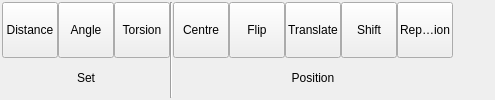
      <widget class="QWidget" name="TransformTab">
       <attribute name="title">
        <string>Transform</string>
       </attribute>
       <layout class="QHBoxLayout" name="horizontalLayout_6">
        <property name="spacing">
         <number>0</number>
        </property>
        <property name="margin">
         <number>2</number>
        </property>
        <item>
         <layout class="QGridLayout" name="TransformGridLayout">
          <item row="0" column="3" rowspan="2">
           <widget class="Line" name="line_9">
            <property name="orientation">
             <enum>Qt::Vertical</enum>
            </property>
           </widget>
          </item>
          <item row="0" column="5">
           <widget class="TMenuButton" name="TransformPositionFlipButton">
            <property name="minimumSize">
             <size>
              <width>56</width>
              <height>56</height>
             </size>
            </property>
            <property name="maximumSize">
             <size>
              <width>56</width>
              <height>56</height>
             </size>
            </property>
            <property name="toolTip">
             <string>Flip atoms in the current selection about their geometric centre</string>
            </property>
            <property name="text">
             <string>Flip</string>
            </property>
            <property name="icon">
             <iconset resource="icons.qrc">
              <normaloff>:/geometry/icons/measure_torsion.svg</normaloff>:/geometry/icons/measure_torsion.svg</iconset>
            </property>
            <property name="iconSize">
             <size>
              <width>30</width>
              <height>30</height>
             </size>
            </property>
            <property name="checkable">
             <bool>false</bool>
            </property>
            <property name="checked">
             <bool>false</bool>
            </property>
            <property name="autoExclusive">
             <bool>false</bool>
            </property>
            <property name="toolButtonStyle">
             <enum>Qt::ToolButtonTextUnderIcon</enum>
            </property>
            <property name="autoRaise">
             <bool>false</bool>
            </property>
           </widget>
          </item>
          <item row="0" column="2">
           <widget class="TMenuButton" name="TransformSetTorsionButton">
            <property name="minimumSize">
             <size>
              <width>56</width>
              <height>56</height>
             </size>
            </property>
            <property name="maximumSize">
             <size>
              <width>56</width>
              <height>56</height>
             </size>
            </property>
            <property name="toolTip">
             <string>Set torsions in the current selection</string>
            </property>
            <property name="text">
             <string>Torsion</string>
            </property>
            <property name="icon">
             <iconset resource="icons.qrc">
              <normaloff>:/geometry/icons/measure_torsion.svg</normaloff>:/geometry/icons/measure_torsion.svg</iconset>
            </property>
            <property name="iconSize">
             <size>
              <width>30</width>
              <height>30</height>
             </size>
            </property>
            <property name="checkable">
             <bool>false</bool>
            </property>
            <property name="checked">
             <bool>false</bool>
            </property>
            <property name="autoExclusive">
             <bool>false</bool>
            </property>
            <property name="toolButtonStyle">
             <enum>Qt::ToolButtonTextUnderIcon</enum>
            </property>
            <property name="autoRaise">
             <bool>false</bool>
            </property>
           </widget>
          </item>
          <item row="1" column="0" colspan="3">
           <widget class="QLabel" name="label_12">
            <property name="text">
             <string>Set</string>
            </property>
            <property name="alignment">
             <set>Qt::AlignCenter</set>
            </property>
           </widget>
          </item>
          <item row="0" column="0">
           <widget class="TMenuButton" name="TransformSetDistanceButton">
            <property name="minimumSize">
             <size>
              <width>56</width>
              <height>56</height>
             </size>
            </property>
            <property name="maximumSize">
             <size>
              <width>56</width>
              <height>56</height>
             </size>
            </property>
            <property name="toolTip">
             <string>Set bond distances in the current selection</string>
            </property>
            <property name="text">
             <string>Distance</string>
            </property>
            <property name="icon">
             <iconset resource="icons.qrc">
              <normaloff>:/geometry/icons/measure_distance.svg</normaloff>:/geometry/icons/measure_distance.svg</iconset>
            </property>
            <property name="iconSize">
             <size>
              <width>30</width>
              <height>30</height>
             </size>
            </property>
            <property name="checkable">
             <bool>false</bool>
            </property>
            <property name="checked">
             <bool>false</bool>
            </property>
            <property name="autoExclusive">
             <bool>false</bool>
            </property>
            <property name="toolButtonStyle">
             <enum>Qt::ToolButtonTextUnderIcon</enum>
            </property>
            <property name="autoRaise">
             <bool>false</bool>
            </property>
           </widget>
          </item>
          <item row="0" column="1">
           <widget class="TMenuButton" name="TransformSetAngleButton">
            <property name="minimumSize">
             <size>
              <width>56</width>
              <height>56</height>
             </size>
            </property>
            <property name="maximumSize">
             <size>
              <width>56</width>
              <height>56</height>
             </size>
            </property>
            <property name="toolTip">
             <string>Set bond angles in the current selection</string>
            </property>
            <property name="text">
             <string>Angle</string>
            </property>
            <property name="icon">
             <iconset resource="icons.qrc">
              <normaloff>:/geometry/icons/measure_angle.svg</normaloff>:/geometry/icons/measure_angle.svg</iconset>
            </property>
            <property name="iconSize">
             <size>
              <width>30</width>
              <height>30</height>
             </size>
            </property>
            <property name="checkable">
             <bool>false</bool>
            </property>
            <property name="checked">
             <bool>false</bool>
            </property>
            <property name="autoExclusive">
             <bool>false</bool>
            </property>
            <property name="toolButtonStyle">
             <enum>Qt::ToolButtonTextUnderIcon</enum>
            </property>
            <property name="autoRaise">
             <bool>false</bool>
            </property>
           </widget>
          </item>
          <item row="0" column="9">
           <spacer name="horizontalSpacer_5">
            <property name="orientation">
             <enum>Qt::Horizontal</enum>
            </property>
            <property name="sizeHint" stdset="0">
             <size>
              <width>40</width>
              <height>20</height>
             </size>
            </property>
           </spacer>
          </item>
          <item row="0" column="6">
           <widget class="TMenuButton" name="TransformPositionTranslateButton">
            <property name="minimumSize">
             <size>
              <width>56</width>
              <height>56</height>
             </size>
            </property>
            <property name="maximumSize">
             <size>
              <width>56</width>
              <height>56</height>
             </size>
            </property>
            <property name="toolTip">
             <string>Translate atoms along Cartesian or cell directions (hold for options)</string>
            </property>
            <property name="text">
             <string>Translate</string>
            </property>
            <property name="icon">
             <iconset resource="icons.qrc">
              <normaloff>:/geometry/icons/measure_torsion.svg</normaloff>:/geometry/icons/measure_torsion.svg</iconset>
            </property>
            <property name="iconSize">
             <size>
              <width>30</width>
              <height>30</height>
             </size>
            </property>
            <property name="checkable">
             <bool>false</bool>
            </property>
            <property name="checked">
             <bool>false</bool>
            </property>
            <property name="autoExclusive">
             <bool>false</bool>
            </property>
            <property name="toolButtonStyle">
             <enum>Qt::ToolButtonTextUnderIcon</enum>
            </property>
            <property name="autoRaise">
             <bool>false</bool>
            </property>
           </widget>
          </item>
          <item row="0" column="7">
           <widget class="TMenuButton" name="TransformPositionShiftButton">
            <property name="minimumSize">
             <size>
              <width>56</width>
              <height>56</height>
             </size>
            </property>
            <property name="maximumSize">
             <size>
              <width>56</width>
              <height>56</height>
             </size>
            </property>
            <property name="toolTip">
             <string>Set torsions in the current selection</string>
            </property>
            <property name="text">
             <string>Shift</string>
            </property>
            <property name="icon">
             <iconset resource="icons.qrc">
              <normaloff>:/geometry/icons/measure_torsion.svg</normaloff>:/geometry/icons/measure_torsion.svg</iconset>
            </property>
            <property name="iconSize">
             <size>
              <width>30</width>
              <height>30</height>
             </size>
            </property>
            <property name="checkable">
             <bool>false</bool>
            </property>
            <property name="checked">
             <bool>false</bool>
            </property>
            <property name="autoExclusive">
             <bool>false</bool>
            </property>
            <property name="toolButtonStyle">
             <enum>Qt::ToolButtonTextUnderIcon</enum>
            </property>
            <property name="autoRaise">
             <bool>false</bool>
            </property>
           </widget>
          </item>
          <item row="0" column="4">
           <widget class="TMenuButton" name="TransformPositionCentreButton">
            <property name="minimumSize">
             <size>
              <width>56</width>
              <height>56</height>
             </size>
            </property>
            <property name="maximumSize">
             <size>
              <width>56</width>
              <height>56</height>
             </size>
            </property>
            <property name="toolTip">
             <string>Centre the current selection at a specified point (hold for options)</string>
            </property>
            <property name="text">
             <string>Centre</string>
            </property>
            <property name="icon">
             <iconset resource="icons.qrc">
              <normaloff>:/geometry/icons/measure_torsion.svg</normaloff>:/geometry/icons/measure_torsion.svg</iconset>
            </property>
            <property name="iconSize">
             <size>
              <width>30</width>
              <height>30</height>
             </size>
            </property>
            <property name="checkable">
             <bool>false</bool>
            </property>
            <property name="checked">
             <bool>false</bool>
            </property>
            <property name="autoExclusive">
             <bool>false</bool>
            </property>
            <property name="toolButtonStyle">
             <enum>Qt::ToolButtonTextUnderIcon</enum>
            </property>
            <property name="autoRaise">
             <bool>false</bool>
            </property>
           </widget>
          </item>
          <item row="0" column="8">
           <widget class="TMenuButton" name="TransformPositionRepositionButton">
            <property name="minimumSize">
             <size>
              <width>56</width>
              <height>56</height>
             </size>
            </property>
            <property name="maximumSize">
             <size>
              <width>56</width>
              <height>56</height>
             </size>
            </property>
            <property name="toolTip">
             <string>Set torsions in the current selection</string>
            </property>
            <property name="text">
             <string>Reposition</string>
            </property>
            <property name="icon">
             <iconset resource="icons.qrc">
              <normaloff>:/geometry/icons/measure_torsion.svg</normaloff>:/geometry/icons/measure_torsion.svg</iconset>
            </property>
            <property name="iconSize">
             <size>
              <width>30</width>
              <height>30</height>
             </size>
            </property>
            <property name="checkable">
             <bool>false</bool>
            </property>
            <property name="checked">
             <bool>false</bool>
            </property>
            <property name="autoExclusive">
             <bool>false</bool>
            </property>
            <property name="toolButtonStyle">
             <enum>Qt::ToolButtonTextUnderIcon</enum>
            </property>
            <property name="autoRaise">
             <bool>false</bool>
            </property>
           </widget>
          </item>
          <item row="1" column="4" colspan="5">
           <widget class="QLabel" name="label_15">
            <property name="text">
             <string>Position</string>
            </property>
            <property name="alignment">
             <set>Qt::AlignCenter</set>
            </property>
           </widget>
          </item>
         </layout>
        </item>
       </layout>
      </widget>
